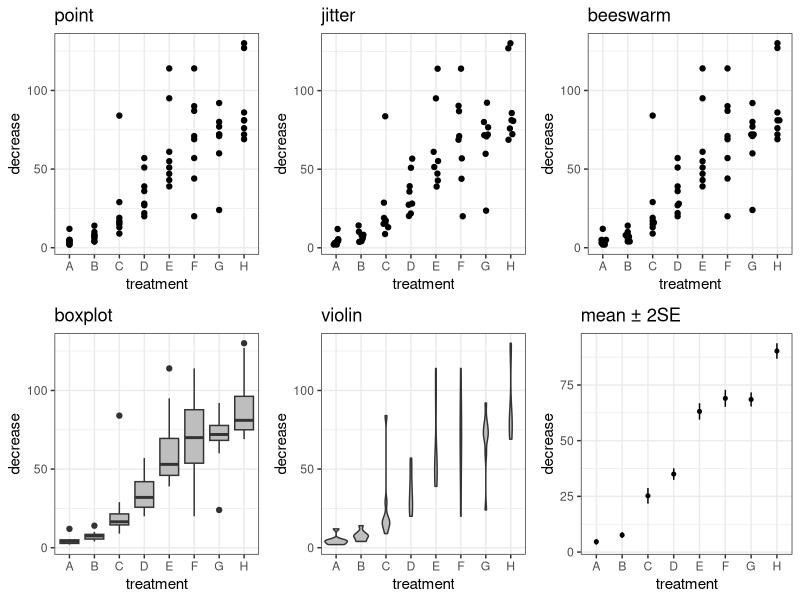

Write R code to recreate this figure.
## ---- chunk 1
library(cowplot)
library(ggplot2); theme_set(theme_bw())
library(ggbeeswarm)
data("OrchardSprays")
g0 <- ggplot(OrchardSprays, aes(x=treatment, y=decrease))
mkplot <- function(type, ...) {
  geom <- get(paste0("geom_", type))
  g1 <- g0 + geom(...) + labs(title = type)
  g1 
}
o_sum <- OrchardSprays |> dplyr::summarise(dplyr::across(decrease, .fns = list(mean = mean, se = \(x) sqrt(sd(x)/dplyr::n()))), .by = treatment)
plot_list <- list(point = mkplot("point")
                  , jitter = mkplot("jitter", width = 0.1)
                  , beeswarm = mkplot("beeswarm")
                  , boxplot = mkplot("boxplot", fill = "gray")
                  , violin = mkplot("violin", fill = "gray"))
plot_list <- c(plot_list,
               list(mean_2se = (g0
                                + geom_pointrange(data = o_sum, aes(y=decrease_mean
                                                    , ymin = decrease_mean-2*decrease_se
                                                    , ymax = decrease_mean+2*decrease_se),
                                                  size = 0.1, lwd = 0.5)
                                + labs(title = "mean ± 2SE"))
                    )
               )
plot_grid(plotlist = plot_list, nrow = 2)
